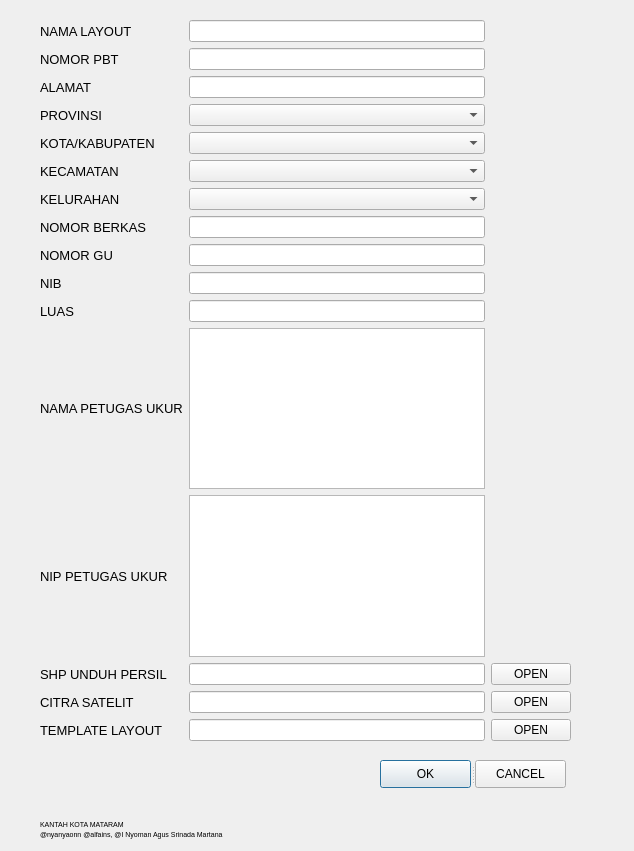
<?xml version="1.0" encoding="UTF-8"?>
<ui version="4.0">
 <class>LayoutPBTDialogBase</class>
 <widget class="QDialog" name="LayoutPBTDialogBase">
  <property name="geometry">
   <rect>
    <x>0</x>
    <y>0</y>
    <width>634</width>
    <height>851</height>
   </rect>
  </property>
  <property name="windowTitle">
   <string>Layout PBT Rutin</string>
  </property>
  <widget class="QSplitter" name="splitter_2">
   <property name="geometry">
    <rect>
     <x>380</x>
     <y>760</y>
     <width>186</width>
     <height>28</height>
    </rect>
   </property>
   <property name="orientation">
    <enum>Qt::Horizontal</enum>
   </property>
   <widget class="QPushButton" name="pushButton">
    <property name="text">
     <string>OK</string>
    </property>
   </widget>
   <widget class="QPushButton" name="pushButton_2">
    <property name="text">
     <string>CANCEL</string>
    </property>
   </widget>
  </widget>
  <widget class="QLabel" name="label_19">
   <property name="geometry">
    <rect>
     <x>40</x>
     <y>810</y>
     <width>170</width>
     <height>28</height>
    </rect>
   </property>
   <property name="font">
    <font>
     <pointsize>5</pointsize>
    </font>
   </property>
   <property name="text">
    <string>KANTAH KOTA MATARAM</string>
   </property>
  </widget>
  <widget class="QLabel" name="label_20">
   <property name="geometry">
    <rect>
     <x>40</x>
     <y>820</y>
     <width>211</width>
     <height>28</height>
    </rect>
   </property>
   <property name="font">
    <font>
     <pointsize>5</pointsize>
    </font>
   </property>
   <property name="text">
    <string>@nyanyaonn @alfains, @I Nyoman Agus Srinada Martana</string>
   </property>
  </widget>
  <widget class="QWidget" name="">
   <property name="geometry">
    <rect>
     <x>40</x>
     <y>20</y>
     <width>531</width>
     <height>721</height>
    </rect>
   </property>
   <layout class="QGridLayout" name="gridLayout">
    <item row="0" column="0">
     <widget class="QLabel" name="label_11">
      <property name="font">
       <font>
        <pointsize>10</pointsize>
       </font>
      </property>
      <property name="text">
       <string>NAMA LAYOUT</string>
      </property>
     </widget>
    </item>
    <item row="0" column="1" rowspan="11">
     <layout class="QVBoxLayout" name="verticalLayout">
      <item>
       <widget class="QLineEdit" name="lineEdit_11"/>
      </item>
      <item>
       <widget class="QLineEdit" name="lineEdit"/>
      </item>
      <item>
       <widget class="QLineEdit" name="lineEdit_2"/>
      </item>
      <item>
       <widget class="QComboBox" name="comboBox"/>
      </item>
      <item>
       <widget class="QComboBox" name="comboBox_2"/>
      </item>
      <item>
       <widget class="QComboBox" name="comboBox_3"/>
      </item>
      <item>
       <widget class="QComboBox" name="comboBox_4"/>
      </item>
      <item>
       <widget class="QLineEdit" name="lineEdit_7"/>
      </item>
      <item>
       <widget class="QLineEdit" name="lineEdit_8"/>
      </item>
      <item>
       <widget class="QLineEdit" name="lineEdit_9"/>
      </item>
      <item>
       <widget class="QLineEdit" name="lineEdit_10"/>
      </item>
     </layout>
    </item>
    <item row="1" column="0">
     <widget class="QLabel" name="label_1">
      <property name="font">
       <font>
        <pointsize>10</pointsize>
       </font>
      </property>
      <property name="text">
       <string>NOMOR PBT</string>
      </property>
     </widget>
    </item>
    <item row="2" column="0">
     <widget class="QLabel" name="label_2">
      <property name="font">
       <font>
        <pointsize>10</pointsize>
       </font>
      </property>
      <property name="text">
       <string>ALAMAT</string>
      </property>
     </widget>
    </item>
    <item row="3" column="0">
     <widget class="QLabel" name="label_3">
      <property name="font">
       <font>
        <pointsize>10</pointsize>
       </font>
      </property>
      <property name="text">
       <string>PROVINSI</string>
      </property>
     </widget>
    </item>
    <item row="4" column="0">
     <widget class="QLabel" name="label_4">
      <property name="font">
       <font>
        <pointsize>10</pointsize>
       </font>
      </property>
      <property name="text">
       <string>KOTA/KABUPATEN</string>
      </property>
     </widget>
    </item>
    <item row="5" column="0">
     <widget class="QLabel" name="label_5">
      <property name="font">
       <font>
        <pointsize>10</pointsize>
       </font>
      </property>
      <property name="text">
       <string>KECAMATAN</string>
      </property>
     </widget>
    </item>
    <item row="6" column="0">
     <widget class="QLabel" name="label_6">
      <property name="font">
       <font>
        <pointsize>10</pointsize>
       </font>
      </property>
      <property name="text">
       <string>KELURAHAN</string>
      </property>
     </widget>
    </item>
    <item row="7" column="0">
     <widget class="QLabel" name="label_7">
      <property name="font">
       <font>
        <pointsize>10</pointsize>
       </font>
      </property>
      <property name="text">
       <string>NOMOR BERKAS</string>
      </property>
     </widget>
    </item>
    <item row="8" column="0">
     <widget class="QLabel" name="label_8">
      <property name="font">
       <font>
        <pointsize>10</pointsize>
       </font>
      </property>
      <property name="text">
       <string>NOMOR GU</string>
      </property>
     </widget>
    </item>
    <item row="9" column="0">
     <widget class="QLabel" name="label_9">
      <property name="font">
       <font>
        <pointsize>10</pointsize>
       </font>
      </property>
      <property name="text">
       <string>NIB</string>
      </property>
     </widget>
    </item>
    <item row="10" column="0">
     <widget class="QLabel" name="label_10">
      <property name="font">
       <font>
        <pointsize>10</pointsize>
       </font>
      </property>
      <property name="text">
       <string>LUAS</string>
      </property>
     </widget>
    </item>
    <item row="11" column="0">
     <widget class="QLabel" name="label_12">
      <property name="font">
       <font>
        <pointsize>10</pointsize>
       </font>
      </property>
      <property name="text">
       <string>NAMA PETUGAS UKUR</string>
      </property>
     </widget>
    </item>
    <item row="11" column="1">
     <widget class="QPlainTextEdit" name="plainTextEdit"/>
    </item>
    <item row="12" column="0">
     <widget class="QLabel" name="label_15">
      <property name="font">
       <font>
        <pointsize>10</pointsize>
       </font>
      </property>
      <property name="text">
       <string>NIP PETUGAS UKUR</string>
      </property>
     </widget>
    </item>
    <item row="12" column="1">
     <widget class="QPlainTextEdit" name="plainTextEdit_2"/>
    </item>
    <item row="13" column="0">
     <widget class="QLabel" name="label_16">
      <property name="font">
       <font>
        <pointsize>10</pointsize>
       </font>
      </property>
      <property name="text">
       <string>SHP UNDUH PERSIL</string>
      </property>
     </widget>
    </item>
    <item row="13" column="1">
     <widget class="QLineEdit" name="lineEdit_16"/>
    </item>
    <item row="13" column="2">
     <widget class="QPushButton" name="pushButton_3">
      <property name="text">
       <string>OPEN</string>
      </property>
     </widget>
    </item>
    <item row="14" column="0">
     <widget class="QLabel" name="label_17">
      <property name="font">
       <font>
        <pointsize>10</pointsize>
       </font>
      </property>
      <property name="text">
       <string>CITRA SATELIT</string>
      </property>
     </widget>
    </item>
    <item row="14" column="1">
     <widget class="QLineEdit" name="lineEdit_17"/>
    </item>
    <item row="14" column="2">
     <widget class="QPushButton" name="pushButton_4">
      <property name="text">
       <string>OPEN</string>
      </property>
     </widget>
    </item>
    <item row="15" column="0">
     <widget class="QLabel" name="label_18">
      <property name="font">
       <font>
        <pointsize>10</pointsize>
       </font>
      </property>
      <property name="text">
       <string>TEMPLATE LAYOUT</string>
      </property>
     </widget>
    </item>
    <item row="15" column="1">
     <widget class="QLineEdit" name="lineEdit_18"/>
    </item>
    <item row="15" column="2">
     <widget class="QPushButton" name="pushButton_5">
      <property name="text">
       <string>OPEN</string>
      </property>
     </widget>
    </item>
   </layout>
  </widget>
 </widget>
 <resources/>
 <connections/>
</ui>
